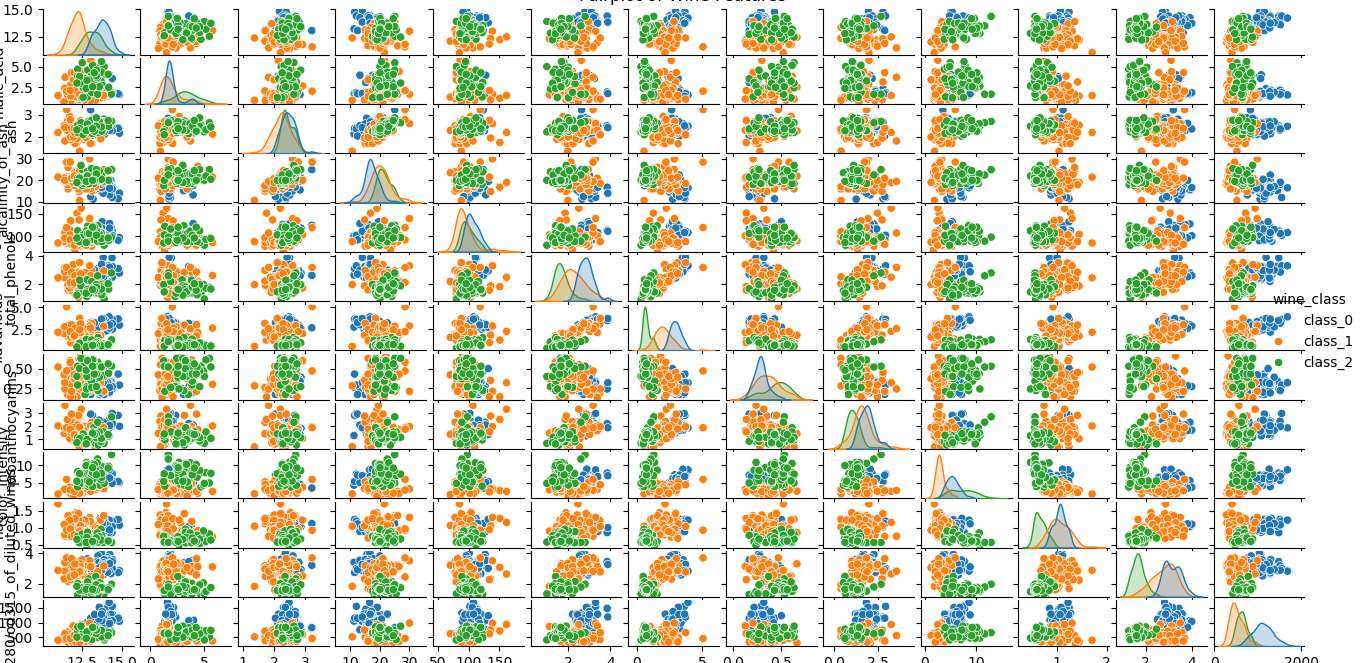

The Python source for this figure:
import pandas as pd 
import numpy as np 
import seaborn as sns  
import matplotlib.pyplot as plt 
from sklearn.datasets import load_wine

# Load the wine dataset
wine_bunch = load_wine()
wine = pd.DataFrame(wine_bunch.data, columns=wine_bunch.feature_names)

# Add target as a new column and map target names
wine['wine_class'] = wine_bunch.target
wine['wine_class'] = wine['wine_class'].map(dict(enumerate(wine_bunch.target_names)))

# Basic information
print("Shape of the dataset:", wine.shape)
print("\nFirst 5 rows:")
print(wine.head())

print("\nData types and Non-nulls:")
print(wine.info())

print("\nSummary Statistics:")
print(wine.describe())

print("\nMissing Values:")
print(wine.isnull().sum())

print("\nClass Distribution:")
print(wine['wine_class'].value_counts())

# Pairplot
sns.pairplot(wine, hue='wine_class', diag_kind='kde')
plt.suptitle("Pairplot of Wine Features", y=1.02)
plt.show()

# Correlation heatmap
plt.figure(figsize=(10, 8))
sns.heatmap(wine.drop('wine_class', axis=1).corr(), annot=True, cmap='coolwarm')
plt.title("Feature Correlation Matrix")
plt.show()

# Boxplot for each feature
plt.figure(figsize=(12, 6))
sns.boxplot(data=wine.drop('wine_class', axis=1), orient="h")
plt.title("Boxplot for Each Feature")
plt.show()
